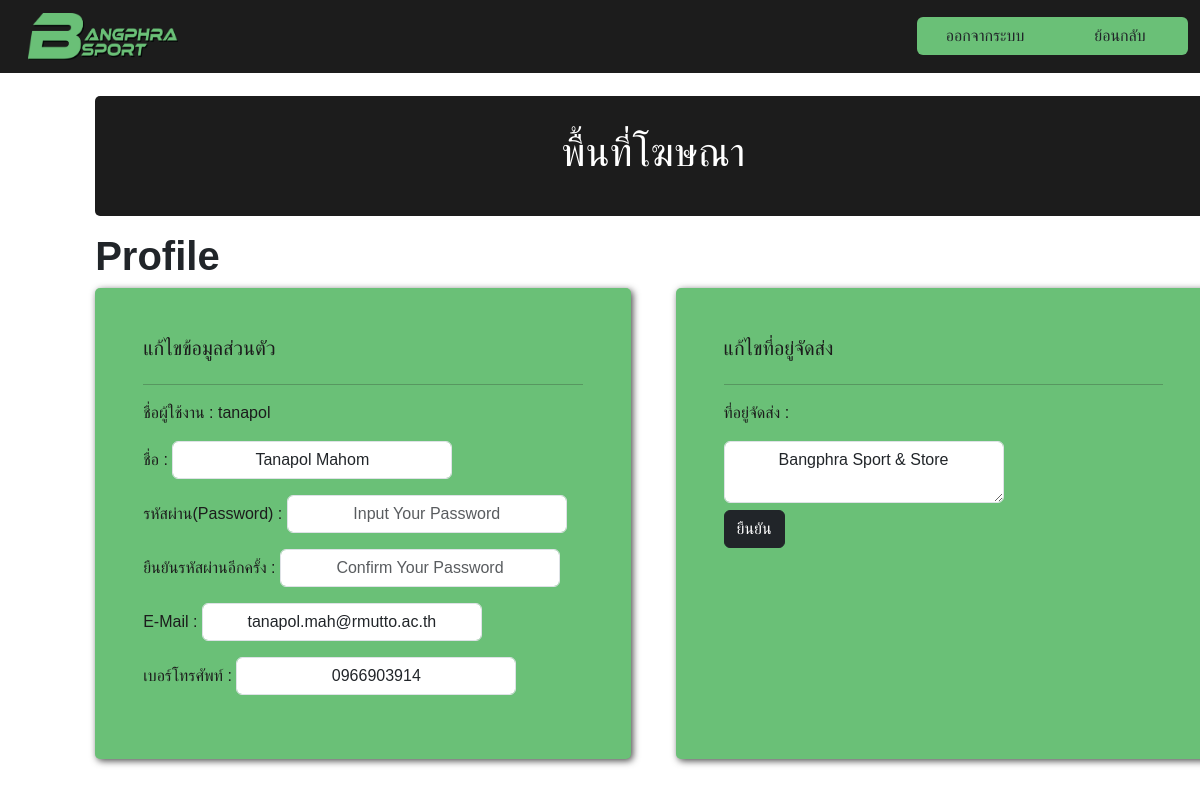
/emp-form-update.php?id=1 (signed in), run on the app's committed database.
### tables this page shows
CREATE TABLE `employee` (
  `id_emp` int(11) NOT NULL,
  `username` varchar(24) DEFAULT NULL,
  `password` varchar(24) DEFAULT NULL,
  `name` varchar(50) DEFAULT NULL,
  `tel` varchar(10) DEFAULT NULL,
  `email` varchar(255) DEFAULT NULL,
  `type` varchar(24) NOT NULL,
  `status` varchar(24) NOT NULL,
  `address` text NOT NULL
);

### emp-form-update.php (the view, shortened to what this page needs)
<?php
require_once('connect.php');
$id = mysqli_real_escape_string($conn, $_GET['id']);
$sql = "SELECT * FROM employee WHERE id_emp = '$id'";
$result = mysqli_query($conn, $sql);
$row = mysqli_fetch_assoc($result);
?>
<!DOCTYPE html>
<html lang="en">
<head>
    <link href="https://cdn.jsdelivr.net/npm/bootstrap@5.3.3/dist/css/bootstrap.min.css" rel="stylesheet">
    <link rel="stylesheet" href="https://cdnjs.cloudflare.com/ajax/libs/font-awesome/5.15.4/css/all.min.css">
    <link rel="stylesheet" href="css/update-pro.css">
</head>
<body>
    <nav class="navbar fixed-top">
        <div class="container-fluid">
        <?php if (!isset($_SESSION['username']) || $_SESSION['type'] === 'admin') : ?>
            <a class="navbar-brand" href="index-a.php">
                <img src="asset/BANGPHRA SPORT PNG 3.png" alt="" width="150px" height="auto">
            </a>
        <?php else: ?>
            <a class="navbar-brand" href="index-e.php">
                <img src="asset/BANGPHRA SPORT PNG 3.png" alt="" width="150px" height="auto">
            </a>
        <?php endif; ?>
            <div class="btn-group">
                <a href="logout.php" type="button" class="btn">ออกจากระบบ</a>
                <a href="profile-e.php" type="button" class="btn">ย้อนกลับ</a>
            </div>
        </div>
    </nav>
    <div class="container">
        <div class="box">
            <h1>พื้นที่โฆษณา</h1>
        </div>
        <h1><b> Profile </b></h1>
        <div class="container-profile">
            <div class="profile-box">
                <div class="be-box">
                    <h5> แก้ไขข้อมูลส่วนตัว </h5>
                </div>
                <hr>
                <form action="emp-updated.php" method="post">
                    <p> ชื่อผู้ใช้งาน : <?php echo $row["username"]; ?></p>
                    <p> ชื่อ : <input type="text" class="form-control" id="name" name="name" placeholder="Input Your Name" value="<?php echo $row['name'] ?>" required ></p>
                    <p> รหัสผ่าน(Password) :
                        <input type="password" class="form-control" id="password" name="password" placeholder="Input Your Password">
                    </p>
                    <p> ยืนยันรหัสผ่านอีกครั้ง :
                        <input type="password" class="form-control" id="confirm_password" name="confirm_password" placeholder="Confirm Your Password">
                    </p><p> E-Mail : <input type="email" class="form-control" id="email" name="email" placeholder="Input Your Email" value="<?php echo $row['email'] ?>" required ></p>
                    <p> เบอร์โทรศัพท์ : <input type="text" class="form-control" id="tel" name="tel" placeholder="Input Your Telephone Number" value="<?php echo $row['tel'] ?>" required ></p>
            </div>
            <div class="profile-box">
                <div class="be-box">
                    <h5> แก้ไขที่อยู่จัดส่ง </h5>
                </div>
                <hr>
                <p> ที่อยู่จัดส่ง : </p>
                <textarea type="text" class="form-control" id="add" name="add" placeholder="Input Your Address" value="<?php echo $row['address'] ?>" required ><?php echo $row['address'] ?></textarea>
                <div class="container-prof">
                    <button type="submit" name="submit" class="btn btn-dark"> ยืนยัน </button>
                </div>
            </div>
        </div>
    </div>
</body>
</html>

### css/update-pro.css (style rules this page uses)
body { font-family: Arial, Helvetica, sans-serif; }
.navbar { background-color: #1c1c1c; color: #FFFFFF; }
.navbar-brand { margin-left: 1rem; }
.navbar .btn-group { background-color: #6ac077; border: none; text-align: center; align-items: center; }
.btn-group .btn { width: 8.5rem; height: auto; }
.container { margin: 5.2rem; display: block; justify-content: center; }
.container-profile { display: flex; justify-content: space-between; }
.profile-box { display: block; background-color: #6ac077; padding: 3rem; border-radius: 5px; box-shadow: 2px 2px 7px rgba(0, 0, 0, 0.7); border-collapse: collapse; width: 48%; color: #1c1c1c; }
.form-control { text-align: center; width: 280px; display: inline-block; }
.container-prof { display: flexbox; justify-content: center; align-items: center; height: 100%; }

### data on the page
employee: username "tanapol", name "Tanapol Mahom", email "tanapol.mah@rmutto.ac.th", tel "0966903914", add "Bangphra Sport & Store"
